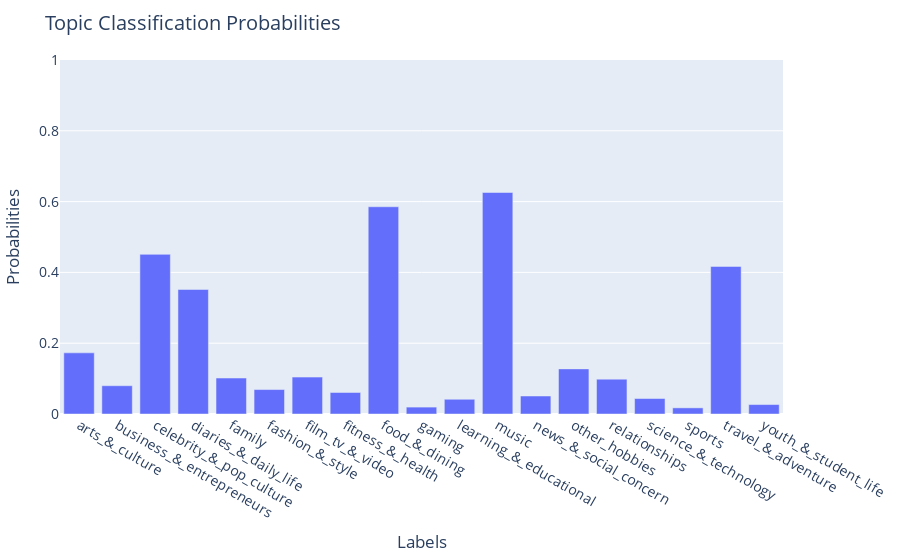
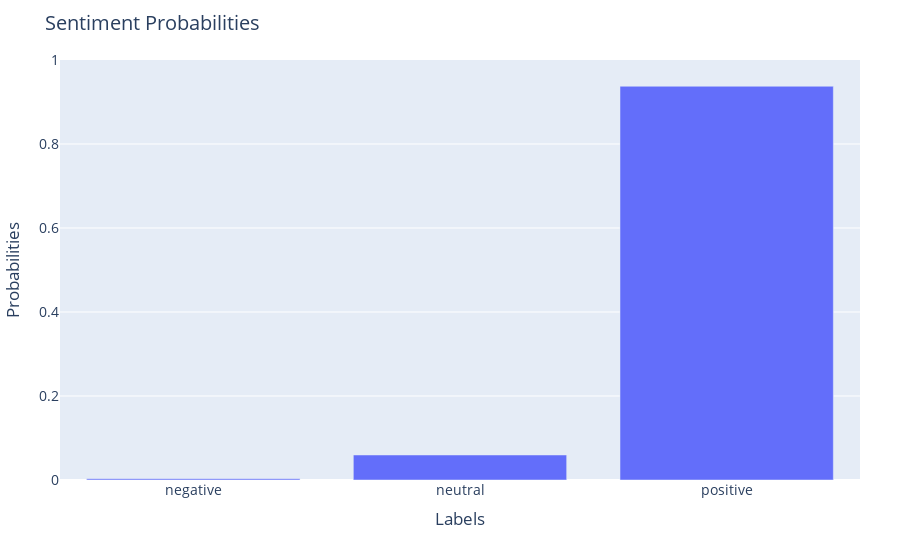
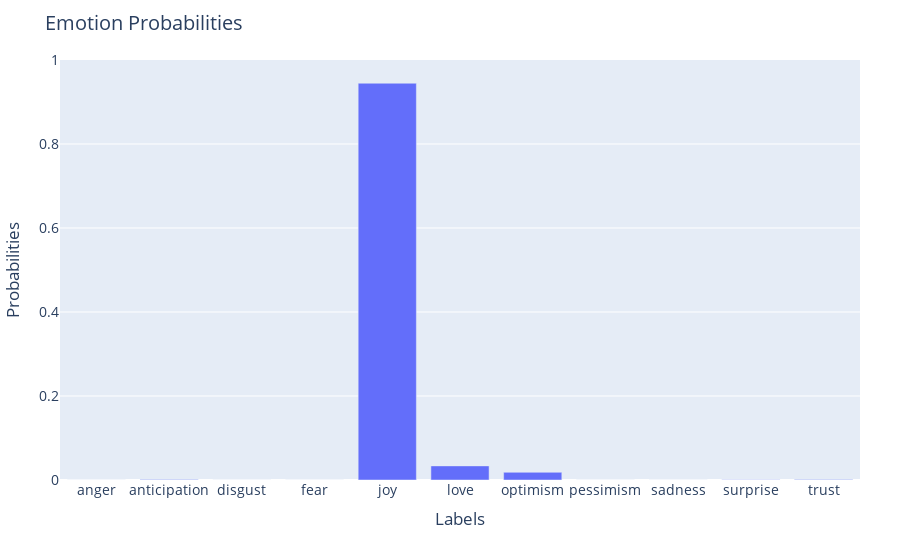
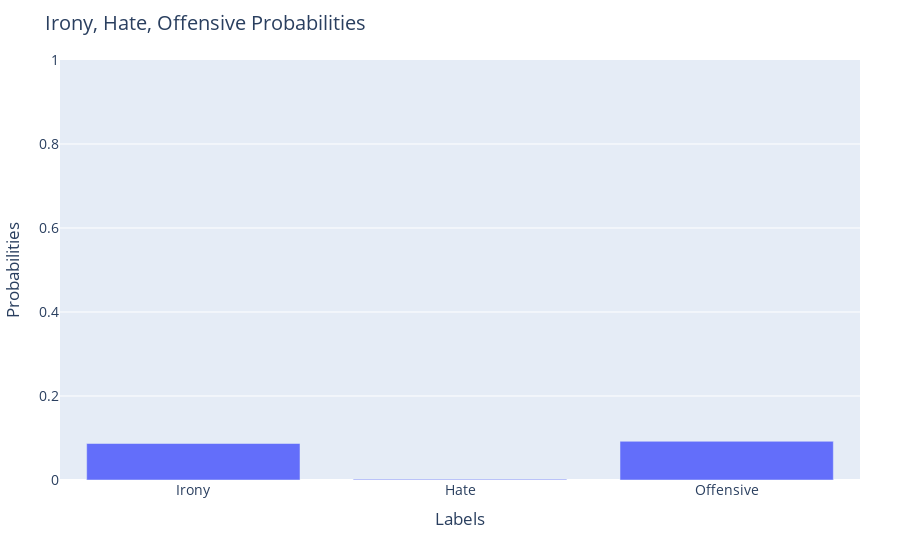

Write notebook code for charts like these, in order.
### Code cell
tweet="I would love to go to south-east asia, travel, eat some good meals, go the the AI-Conference and meet Jason Derulo"
tweetanalysis.run(tweet)

### Figure 1 — Plotly figure (JSON) as saved in the notebook; plotly's stock layout.template omitted (floating-point values rounded to 4 significant figures)
{"data": [{"type": "bar", "x": ["arts_&_culture", "business_&_entrepreneurs", "celebrity_&_pop_culture", "diaries_&_daily_life", "family", "fashion_&_style", "film_tv_&_video", "fitness_&_health", "food_&_dining", "gaming", "learning_&_educational", "music", "news_&_social_concern", "other_hobbies", "relationships", "science_&_technology", "sports", "travel_&_adventure", "youth_&_student_life"], "y": [0.1727, 0.07988, 0.451, 0.3518, 0.1015, 0.06905, 0.1042, 0.06075, 0.5854, 0.0195, 0.04162, 0.6257, 0.05086, 0.1274, 0.09841, 0.04373, 0.01734, 0.4168, 0.02668]}], "layout": {"autosize": true, "font": {"size": 14}, "margin": {"b": 80, "l": 40, "r": 40, "t": 60}, "title": {"text": "Topic Classification Probabilities"}, "xaxis": {"autorange": true, "range": [-0.5, 18.5], "title": {"text": "Labels"}, "type": "category"}, "yaxis": {"range": [0, 1], "title": {"text": "Probabilities"}, "type": "linear"}}}

### Figure 2 — Plotly figure (JSON) as saved in the notebook; plotly's stock layout.template omitted (floating-point values rounded to 4 significant figures)
{"data": [{"type": "bar", "x": ["negative", "neutral", "positive"], "y": [0.002976, 0.05954, 0.9375]}], "layout": {"autosize": true, "font": {"size": 14}, "margin": {"b": 80, "l": 40, "r": 40, "t": 60}, "title": {"text": "Sentiment Probabilities"}, "xaxis": {"autorange": true, "range": [-0.5, 2.5], "title": {"text": "Labels"}, "type": "category"}, "yaxis": {"range": [0, 1], "title": {"text": "Probabilities"}, "type": "linear"}}}

### Figure 3 — Plotly figure (JSON) as saved in the notebook; plotly's stock layout.template omitted (floating-point values rounded to 4 significant figures)
{"data": [{"type": "bar", "x": ["anger", "anticipation", "disgust", "fear", "joy", "love", "optimism", "pessimism", "sadness", "surprise", "trust"], "y": [8.09e-05, 0.0009146, 9.502e-05, 0.000132, 0.9447, 0.03363, 0.01831, 7.765e-05, 0.0001339, 0.0006739, 0.001246]}], "layout": {"autosize": true, "font": {"size": 14}, "margin": {"b": 80, "l": 40, "r": 40, "t": 60}, "title": {"text": "Emotion Probabilities"}, "xaxis": {"autorange": true, "range": [-0.5, 10.5], "title": {"text": "Labels"}, "type": "category"}, "yaxis": {"range": [0, 1], "title": {"text": "Probabilities"}, "type": "linear"}}}

### Figure 4 — Plotly figure (JSON) as saved in the notebook; plotly's stock layout.template omitted (floating-point values rounded to 4 significant figures)
{"data": [{"type": "bar", "x": ["Irony", "Hate", "Offensive"], "y": [0.08688, 0.001806, 0.09213]}], "layout": {"autosize": true, "font": {"size": 14}, "margin": {"b": 80, "l": 40, "r": 40, "t": 60}, "title": {"text": "Irony, Hate, Offensive Probabilities"}, "xaxis": {"autorange": true, "range": [-0.5, 2.5], "title": {"text": "Labels"}, "type": "category"}, "yaxis": {"range": [0, 1], "title": {"text": "Probabilities"}, "type": "linear"}}}
